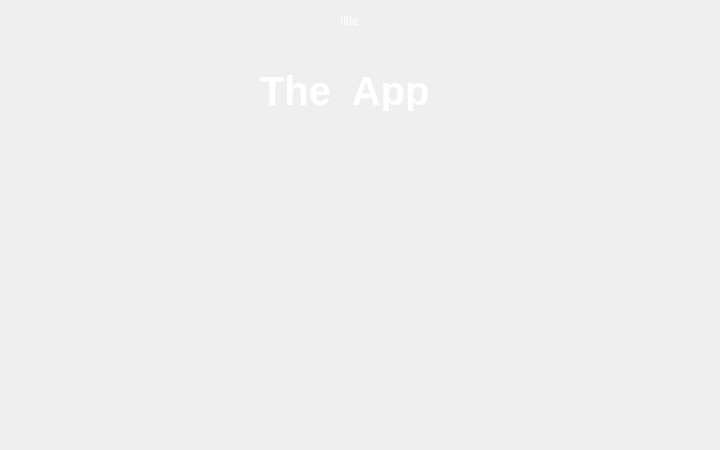
<?xml version="1.0" encoding="UTF-8"?>
<ui version="4.0">
 <class>loginDialog</class>
 <widget class="QDialog" name="loginDialog">
  <property name="geometry">
   <rect>
    <x>0</x>
    <y>0</y>
    <width>720</width>
    <height>450</height>
   </rect>
  </property>
  <property name="windowTitle">
   <string>Dialog</string>
  </property>
  <property name="styleSheet">
   <string notr="true">QDialog#loginDialog{
		background-image: url(:/images/Login.png);
}</string>
  </property>
  <widget class="QLabel" name="usernameLabel">
   <property name="geometry">
    <rect>
     <x>200</x>
     <y>160</y>
     <width>300</width>
     <height>58</height>
    </rect>
   </property>
   <property name="styleSheet">
    <string notr="true">QLabel#usernameLabel{	
background-image: url(:/images/textborder.png);
color:#a2a2a2;
	font:  22px;
}</string>
   </property>
   <property name="text">
    <string/>
   </property>
  </widget>
  <widget class="QLineEdit" name="usernameEdit">
   <property name="geometry">
    <rect>
     <x>205</x>
     <y>168</y>
     <width>288</width>
     <height>42</height>
    </rect>
   </property>
   <property name="styleSheet">
    <string notr="true">QLineEdit#usernameEdit{
	border-style:none;
	border-radius: 13px;
	background: transparent;
	color:#2196f3;
	font:  22px;
}</string>
   </property>
  </widget>
  <widget class="QLabel" name="passwordLabel">
   <property name="geometry">
    <rect>
     <x>200</x>
     <y>250</y>
     <width>300</width>
     <height>59</height>
    </rect>
   </property>
   <property name="styleSheet">
    <string notr="true">QLabel#passwordLabel{	
background-image: url(:/images/passwordborder.png);
color:#a2a2a2;
	font:  22px;
}</string>
   </property>
   <property name="text">
    <string/>
   </property>
  </widget>
  <widget class="QLineEdit" name="passwordEdit">
   <property name="geometry">
    <rect>
     <x>206</x>
     <y>260</y>
     <width>286</width>
     <height>42</height>
    </rect>
   </property>
   <property name="styleSheet">
    <string notr="true">QLineEdit#passwordEdit{
	border-style:none;
	border-radius: 13px;
	background: transparent;
	color:#2196f3;
	font:  22px;
	lineedit-password-character: 9679;
}
QLineEdit:echoMode {
    lineedit-password-character: 9679;
}
</string>
   </property>
  </widget>
  <widget class="QLabel" name="label">
   <property name="geometry">
    <rect>
     <x>260</x>
     <y>70</y>
     <width>181</width>
     <height>41</height>
    </rect>
   </property>
   <property name="styleSheet">
    <string notr="true">QLabel#label{
		color:#feffff;
		font:bold 40px;
}</string>
   </property>
   <property name="text">
    <string>The  App</string>
   </property>
  </widget>
  <widget class="QWidget" name="titlebar" native="true">
   <property name="geometry">
    <rect>
     <x>0</x>
     <y>0</y>
     <width>720</width>
     <height>40</height>
    </rect>
   </property>
   <property name="styleSheet">
    <string notr="true"/>
   </property>
   <widget class="QPushButton" name="minbutton">
    <property name="geometry">
     <rect>
      <x>640</x>
      <y>0</y>
      <width>40</width>
      <height>40</height>
     </rect>
    </property>
    <property name="styleSheet">
     <string notr="true">QPushButton#minbutton{
	border-image:url(:/images/minibutton_normal.png);border:0px;
} 
QPushButton#minbutton:hover{
	border-image:url(:/images/minbutton_over.png);border:0px
} 
QPushButton#minbutton:pressed{
	border-image:url(:/images//minibutton_on.png); position: relative;top: 1px; left: 1px;
}</string>
    </property>
    <property name="text">
     <string/>
    </property>
   </widget>
   <widget class="QPushButton" name="closebutton">
    <property name="geometry">
     <rect>
      <x>680</x>
      <y>0</y>
      <width>40</width>
      <height>40</height>
     </rect>
    </property>
    <property name="styleSheet">
     <string notr="true">QPushButton#closebutton{
	border-image:url(:/images/closebutton_normal.png);border:0px;
} 
QPushButton#closebutton:hover{
	border-image:url(:/images/close_over.png);border:0px
} 
QPushButton#closebutton:pressed{
	border-image:url(:/images//close_on.png); position: relative;top: 1px; left: 1px;
}</string>
    </property>
    <property name="text">
     <string/>
    </property>
   </widget>
   <widget class="QLabel" name="label_2">
    <property name="geometry">
     <rect>
      <x>340</x>
      <y>0</y>
      <width>51</width>
      <height>41</height>
     </rect>
    </property>
    <property name="styleSheet">
     <string notr="true">QLabel#label_2{
	font: 20pt &quot;MS Shell Dlg 2&quot;;
	color: #ffffff;
}</string>
    </property>
    <property name="text">
     <string>title</string>
    </property>
   </widget>
  </widget>
  <widget class="QPushButton" name="pushButton">
   <property name="geometry">
    <rect>
     <x>260</x>
     <y>350</y>
     <width>148</width>
     <height>65</height>
    </rect>
   </property>
   <property name="styleSheet">
    <string notr="true">QPushButton#pushButton{
	border-style:none;
	border-image: url(:/images/sign_normal.png);
	border-radius: 13px;
	background: transparent;
	color:#2196f3;
	font:  22px;
	lineedit-password-character: 9679;
}
QPushButton#pushButton:hover{
	border-style:none;
	border-image: url(:/images/sign_over.png);
	border-radius: 13px;
	background: transparent;
	color:#2196f3;
	font:  22px;
	lineedit-password-character: 9679;
}
QPushButton#pushButton:pressed{
	border-style:none;
	border-image: url(:/images/sign_on.png);
	border-radius: 13px;
	background: transparent;
	color:#2196f3;
	font:  22px;
	lineedit-password-character: 9679;
}
</string>
   </property>
   <property name="text">
    <string/>
   </property>
  </widget>
 </widget>
 <resources/>
 <connections/>
</ui>
